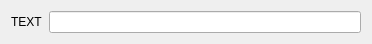
<?xml version="1.0" encoding="UTF-8"?>
<ui version="4.0">
 <class>Input_Element1</class>
 <widget class="QDialog" name="Input_Element1">
  <property name="geometry">
   <rect>
    <x>0</x>
    <y>0</y>
    <width>372</width>
    <height>42</height>
   </rect>
  </property>
  <property name="windowTitle">
   <string>Dialog</string>
  </property>
  <layout class="QHBoxLayout" name="horizontalLayout">
   <item>
    <widget class="QLabel" name="Label">
     <property name="text">
      <string>TEXT</string>
     </property>
    </widget>
   </item>
   <item>
    <widget class="QLineEdit" name="LineEdit"/>
   </item>
  </layout>
 </widget>
 <resources/>
 <connections/>
</ui>
